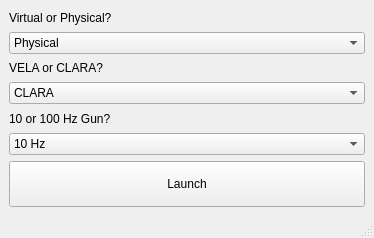
<?xml version="1.0" encoding="UTF-8"?>
<ui version="4.0">
 <class>MainWindow</class>
 <widget class="QMainWindow" name="MainWindow">
  <property name="geometry">
   <rect>
    <x>0</x>
    <y>0</y>
    <width>374</width>
    <height>238</height>
   </rect>
  </property>
  <property name="windowTitle">
   <string>Phase Calibration Launcher</string>
  </property>
  <widget class="QWidget" name="centralwidget">
   <layout class="QGridLayout" name="gridLayout">
    <item row="6" column="0">
     <widget class="QPushButton" name="pushButton">
      <property name="minimumSize">
       <size>
        <width>0</width>
        <height>46</height>
       </size>
      </property>
      <property name="text">
       <string>Launch</string>
      </property>
     </widget>
    </item>
    <item row="3" column="0">
     <widget class="QComboBox" name="comboBox_2">
      <property name="currentIndex">
       <number>1</number>
      </property>
      <item>
       <property name="text">
        <string>VELA</string>
       </property>
      </item>
      <item>
       <property name="text">
        <string>CLARA</string>
       </property>
      </item>
     </widget>
    </item>
    <item row="1" column="0">
     <widget class="QComboBox" name="comboBox">
      <property name="currentIndex">
       <number>1</number>
      </property>
      <item>
       <property name="text">
        <string>Virtual</string>
       </property>
      </item>
      <item>
       <property name="text">
        <string>Physical</string>
       </property>
      </item>
     </widget>
    </item>
    <item row="0" column="0">
     <widget class="QLabel" name="label">
      <property name="text">
       <string>Virtual or Physical?</string>
      </property>
     </widget>
    </item>
    <item row="2" column="0">
     <widget class="QLabel" name="label_2">
      <property name="text">
       <string>VELA or CLARA?</string>
      </property>
     </widget>
    </item>
    <item row="4" column="0">
     <widget class="QLabel" name="label_3">
      <property name="text">
       <string>10 or 100 Hz Gun?</string>
      </property>
     </widget>
    </item>
    <item row="5" column="0">
     <widget class="QComboBox" name="comboBox_3">
      <item>
       <property name="text">
        <string>10 Hz</string>
       </property>
      </item>
      <item>
       <property name="text">
        <string>100 Hz</string>
       </property>
      </item>
     </widget>
    </item>
   </layout>
  </widget>
  <widget class="QMenuBar" name="menubar">
   <property name="geometry">
    <rect>
     <x>0</x>
     <y>0</y>
     <width>374</width>
     <height>21</height>
    </rect>
   </property>
  </widget>
  <widget class="QStatusBar" name="statusbar"/>
 </widget>
 <resources/>
 <connections/>
</ui>
